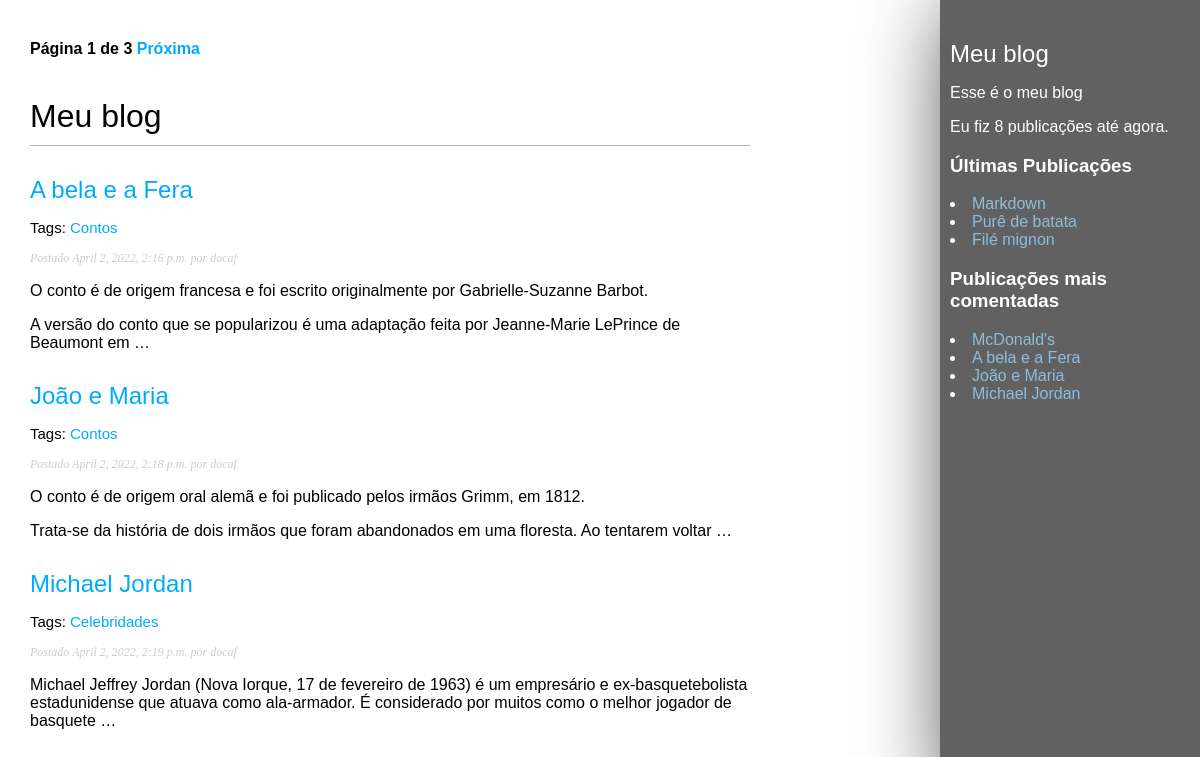
Screenshot of /blog/ with the database file from the repository.
### blog/models.py (models this page shows)
class Post(models.Model):
    STATUS_CHOICES = (
        ('draft', 'Draft'),
        ('published', 'Published')
    )
    title = models.CharField(max_length=250)
    slug = models.SlugField(max_length=250,
                            unique_for_date='publish')
    author = models.ForeignKey(User,
                               on_delete=models.CASCADE,
                               related_name='blog_posts')
    body = models.TextField()
    publish = models.DateTimeField(default=timezone.now)
    created = models.DateTimeField(auto_now_add=True)
    updated = models.DateTimeField(auto_now=True)
    status = models.CharField(max_length=10,
                              choices=STATUS_CHOICES,
                              default='draft')
    objects = models.Manager()
    published = PublishedManager()
    def get_absolute_url(self):
        return reverse('blog:post_detail',
                       args=[self.publish.year,
                             self.publish.month,
                             self.publish.day, self.slug])
    tags = TaggableManager()

### blog/views.py (the view)
# urls.py: path('', views.post_list, name='post_list'),
def post_list(request, tag_slug=None):
    object_list = Post.published.all()
    tag = None
    if tag_slug:
        tag = get_object_or_404(Tag, slug=tag_slug)
        object_list = object_list.filter(tags__in=[tag])
    paginator = Paginator(object_list, 3)
    page = request.GET.get('page')
    try:
        posts = paginator.page(page)
    except PageNotAnInteger:
        posts = paginator.page(1)
    except EmptyPage:
        posts = paginator.page(paginator.num_pages)
    return render(request, 'blog/post/list.html', {'page': page,
                                                   'posts': posts,
                                                   'tag': tag})

### blog/models.py (called while the page is built)
    def get_queryset(self):
        return super(PublishedManager, self).get_queryset().filter(status='published')

### blog/templatetags/blog_tags.py (called while the page is built)
@register.simple_tag
def total_posts():
    return Post.published.count()

@register.inclusion_tag('blog/post/latest_posts.html')
def show_latest_posts(count=5):
    latest_posts = Post.published.order_by('-publish')[:count]
    return {'latest_posts': latest_posts}

@register.simple_tag
def get_most_commented_posts(count=4):
    return Post.published.annotate(
        total_comments=Count('comments')
    ).order_by('-total_comments')[:count]

@register.filter(name='markdown')
def markdown_format(text):
    return mark_safe(markdown.markdown(text))

### blog/templates/blog/post/list.html (shortened to what this page needs)
{% extends "blog/base.html" %}
{% load blog_tags %}
{% block content %}
  {% include "pagination.html" with page=posts %}
  <h1>Meu blog</h1>
  {% for post in posts %}
    <h2>
      <a href="{{ post.get_absolute_url }}" id="post">{{ post.title }}</a>
      <p class="tags">
        Tags:
        {% for tag in post.tags.all %}
          <a href="{% url "blog:post_list_by_tag" tag.slug %}">{{ tag.name }}</a>
        {% endfor %}
      </p>
    </h2>
    <p class="date">
      Postado {{ post.publish }} por {{ post.author }}
    </p>
    {{ post.body|markdown|truncatewords_html:30 }}
  {% endfor %}
{% endblock %}

### blog/templates/blog/base.html (shortened to what this page needs)
{% load blog_tags %}
{% load static %}
<!DOCTYPE html>
<html>
<head>
</head>
<body>
  <div id="content">
    {% block content %}
    {% endblock %}
  </div>
  <div id="sidebar">
    <h2>Meu blog</h2>
    <p>Esse é o meu blog</p>
    <p>Eu fiz {% total_posts %} publicações até agora.</p>
    <h3>Últimas Publicações</h3>
    {% show_latest_posts 3 %}
    <h3>Publicações mais comentadas</h3>
    {% get_most_commented_posts as most_commented_posts %}
    {% for post in most_commented_posts %}
      <li>
        <a href="{{ post.get_absolute_url }}">{{ post.title }}</a>
      </li>
      {% empty %}
      <p>Nenhuma publicação foi feita ainda.</p>
    {% endfor %}
  </div>
</body>
</html>

### blog/templates/pagination.html (shortened to what this page needs)
<div class="pagination">
  <span class="step-links">
    <span class="current">
      Página {{ page.number }} de {{ page.paginator.num_pages }}
    </span>
    {% if page.has_next %}
      <a href="?page= {{ page.next_page_number }}">Próxima</a>
    {% endif %}
  </span>
</div>

### blog/templates/blog/post/latest_posts.html
{% for post in latest_posts %}
  <li>
    <a href="{{ post.get_absolute_url }}">{{ post.title }}</a>
  </li>
  {% empty %}
  <p>Nenhuma publicação foi feita ainda.</p>
{% endfor %}

### blog/templates/blog/base.html (style rules this page uses)
body { margin:0; padding:0; font-family:helvetica, sans-serif; }
a { color:#00abff; text-decoration:none; }
h1 { font-weight:normal; border-bottom:1px solid #bbb; padding:0 0 10px 0; }
h2 { font-weight:normal; margin:30px 0 0; }
#content { float:left; width:60%; padding:0 0 0 30px; }
#sidebar { color: white; float:right; width:20%; padding:10px; background:#616161; height:97vh; box-shadow: 10px 10px 80px 0px rgba(0,0,0,0.75); -webkit-box-shadow: 10px 10px 80px 0px rgba(0,0,0,0.75); -moz-box-shadow: 10px 10px 80px 0px rgba(0,0,0,0.75); }
#sidebar a { color: rgb(141, 189, 221); }
p.date { color:#ccc; font-family: georgia, serif; font-size: 12px; font-style: italic; }
.pagination { margin:40px 0; font-weight:bold; }
.tags { font-size: 15px; }

### rows the page displays
Post: title "A bela e a Fera", publish "April 2, 2022, 2:16 p.m.", author "docaf", body "O conto é de origem francesa e foi escrito originalmente por Gabrielle-Suzanne Barbot. A versão do conto que se popularizou é uma adaptação feita por Jeanne-Marie LePrince de Beaumont em …"
Tag: name "Contos"
Post: title "João e Maria", publish "April 2, 2022, 2:18 p.m.", author "docaf", body "O conto é de origem oral alemã e foi publicado pelos irmãos Grimm, em 1812. Trata-se da história de dois irmãos que foram abandonados em uma floresta. Ao tentarem voltar …"
Post: title "Michael Jordan", publish "April 2, 2022, 2:19 p.m.", author "docaf", body "Michael Jeffrey Jordan (Nova Iorque, 17 de fevereiro de 1963) é um empresário e ex-basquetebolista estadunidense que atuava como ala-armador. É considerado por muitos como o melhor jogador de basquete …"
Tag: name "Celebridades"
Post: title "Markdown"
Post: title "Purê de batata"
Post: title "Filé mignon"
Post: title "McDonald's"

### other values shown
{{ page.number }} "1"
{{ page.paginator.num_pages }} "3"
